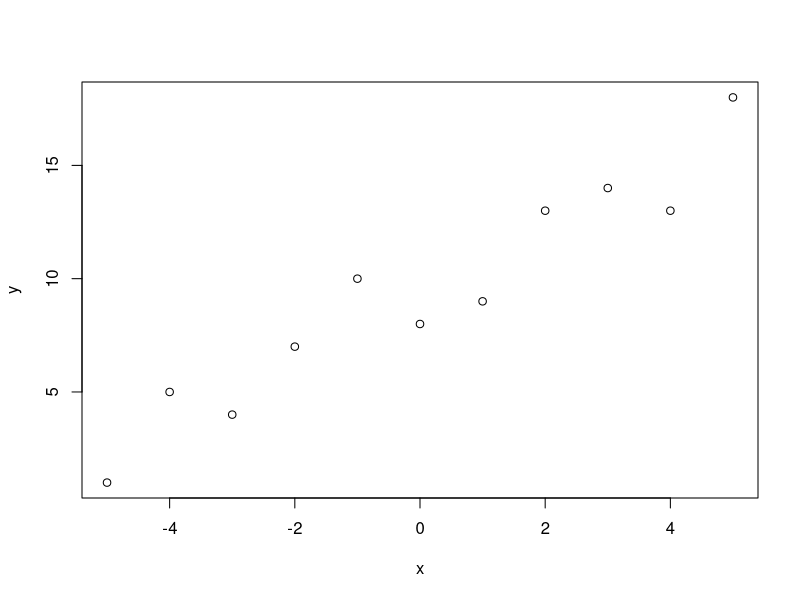
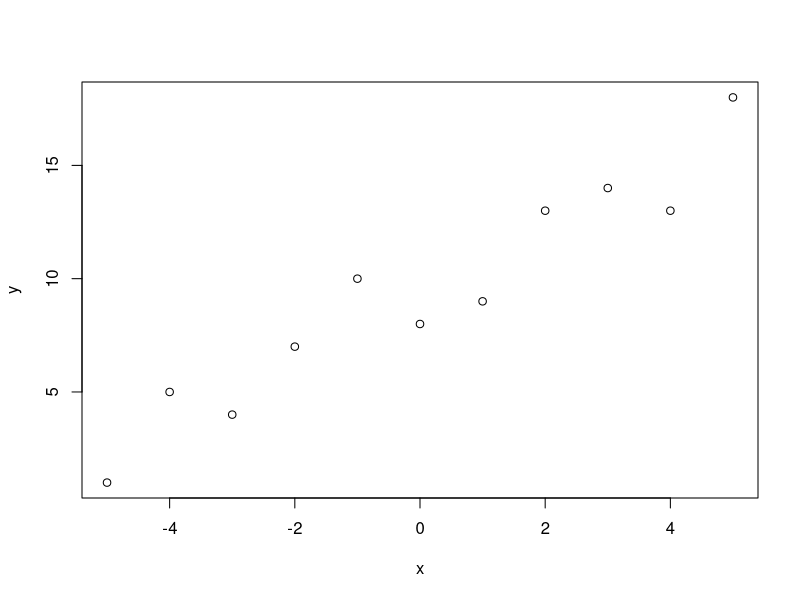
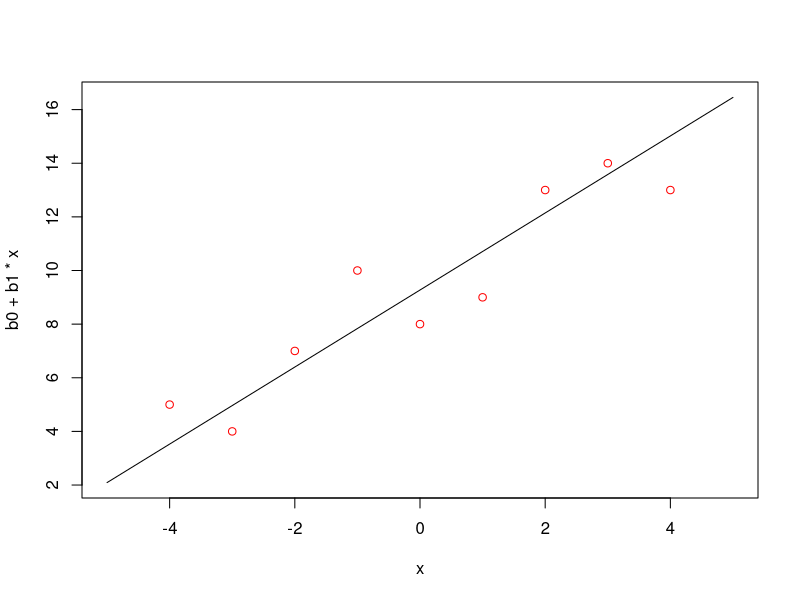

R code for these plots, in order:
x<-c(-5,-4,-3,-2,-1,0,1,2,3,4,5)
y<-c(1,5,4,7,10,8,9,13,14,13,18)
reg_lin<-lm(y~x)
reg_lin
cor(x,y)
cor.test(x,y,method = "pearson")
plot(x,y)

confint(reg_lin,level = 0.95)

Sxx<-0
for (i in 1:length(x)) {
  Sxx<-Sxx+(x[i]-mean(x))^2
}

Sxy<-0
for (i in 1:length(x)) {
  Sxy<-Sxy+y[i]*(x[i]-mean(x))
}

b1<-Sxy/Sxx
b0<-mean(y)-b1*mean(x)

b1
b0

plot(x,y)
plot(x,b0+b1*x,type = "l")
points(x,y,col="red")
